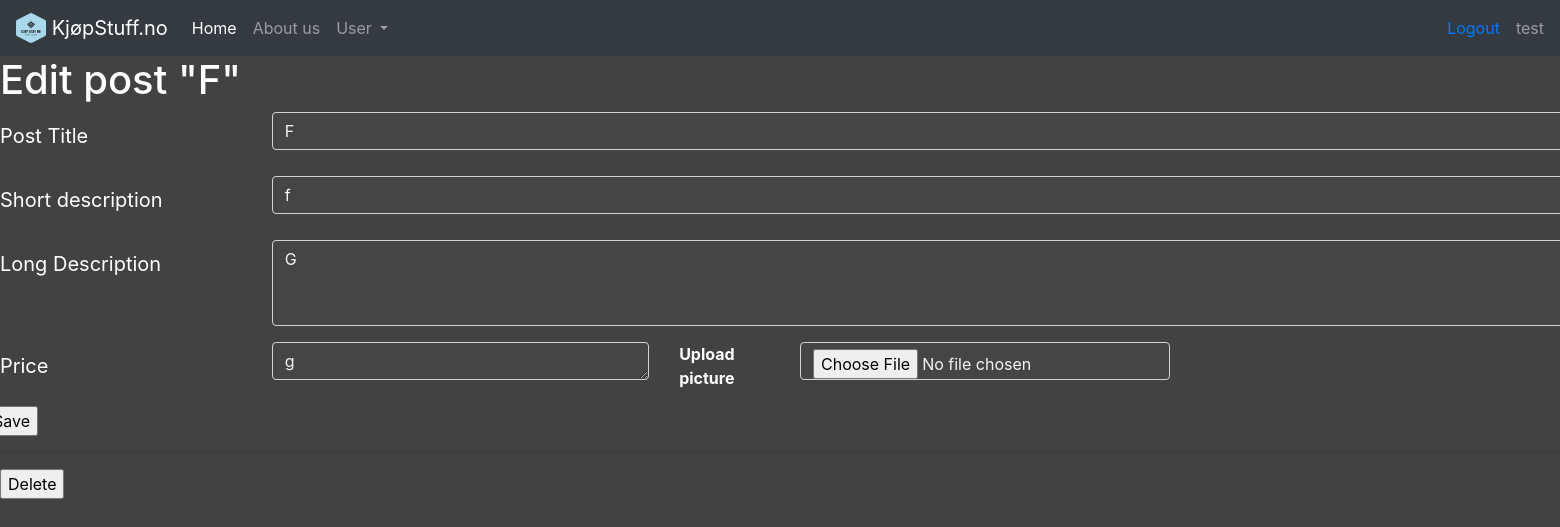
Page /2/update (signed in) on the earlier database version.
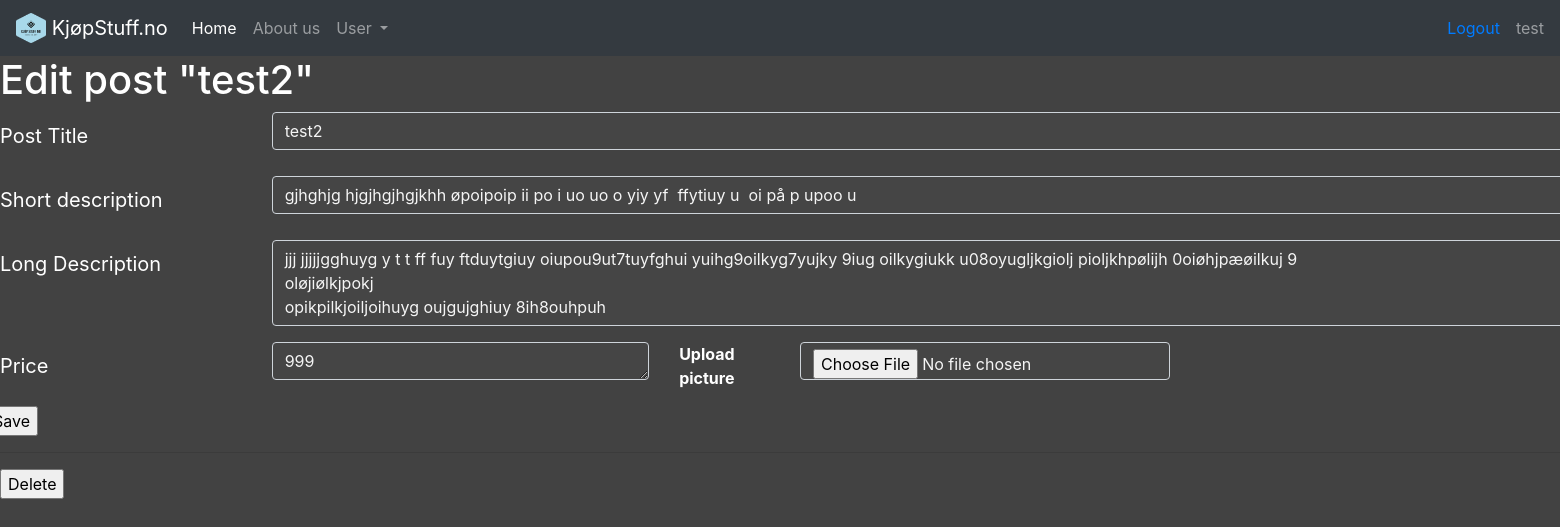
Same page on the later database version.
### tables this page shows
CREATE TABLE post (
  id INTEGER PRIMARY KEY AUTOINCREMENT,
  author_id INTEGER NOT NULL,
  created TIMESTAMP NOT NULL DEFAULT CURRENT_TIMESTAMP,
  title TEXT NOT NULL,
  body TEXT NOT NULL,
  body2 TEXT NOT NULL,
  pris TEXT NOT NULL,
  file TEXT NOT NULL,
  FOREIGN KEY (author_id) REFERENCES user (id)
);

### flaskr/blog.py (the view, shortened to what this page needs)
@bp.route('/<int:id>/update', methods=('GET', 'POST'))
@login_required
def update(id):
    post = get_post(id)
    app = Flask(__name__, instance_relative_config=True)
    return render_template('blog/update.html', post=post)

### flaskr/auth.py (called while the page is built)
@bp.before_app_request
def load_logged_in_user():
    user_id = session.get('user_id')
    if user_id is None:
        g.user = None
    else:
        g.user = get_db().execute(
            'SELECT * FROM user WHERE id = ?', (user_id,)
        ).fetchone()

def login_required(view):
    @functools.wraps(view)
    def wrapped_view(**kwargs):
        if g.user is None:
            return redirect(url_for('auth.login'))
        return view(**kwargs)
    return wrapped_view

### flaskr/blog.py (called while the page is built)
def get_post(id, check_author=True):
    post = get_db().execute(
        'SELECT *'
        ' FROM post p JOIN user u ON p.author_id = u.id'
        ' WHERE p.id = ?',
        (id,)
    ).fetchone()
    if post is None:
        abort(404, f"Post id {id} doesn't exist.")
    if check_author and post['author_id'] != g.user['id'] :
        if g.user['id'] == 1:
            return post
        else:
            print(g.user['id'])
            abort(403)
    return post

### flaskr/db.py (called while the page is built)
def get_db():
    if 'db' not in g:
        g.db = sqlite3.connect(
            current_app.config['DATABASE'],
            detect_types=sqlite3.PARSE_DECLTYPES
        )
        g.db.row_factory = sqlite3.Row
    return g.db

### flaskr/templates/blog/update.html (shortened to what this page needs)
{% extends 'base.html' %}
{% block header %}
<h1>{% block title %}Edit post "{{ post['title'] }}"{% endblock %}</h1>
{% endblock %}
{% block content %}
<form method="post" enctype="multipart/form-data">
    <div class="mx-auto" style="width: 1600px;">
        <div class="row mb-3">
            <label for="title" class="col-sm-2 col-form-label col-form-label-lg">Post Title</label>
            <div class="col-sm-10">
                <input name="title" class="form-control" id="title" value="{{ request.form['title'] or post['title'] }}" required maxlength="80" placeholder="What you're selling">
            </div>
        </div>
        <div class="row mb-3">
            <label for="ShortDesc" class="col-sm-2 col-form-label col-form-label-lg">Short description</label>
            <div class="col-sm-10">
                <textarea class="form-control" name="body" rows="1" id="body" placeholder="Keep it short and simple. Max 80 characters" maxlength="80">{{ request.form['body'] or post['body'] }}</textarea>
            </div>
        </div>
        <div class="row mb-3">
            <label for="LongDesc" class="col-sm-2 col-form-label col-form-label-lg">Long Description</label>
            <div class="col-sm-10">
                <textarea class="form-control" name="body2" rows="3" id="body2" placeholder="This is where we want details about the item you're trying to sell." maxlength="1000">{{ request.form['body2'] or post['body2'] }}</textarea>
            </div>
        </div>
        <div class="row mb-3">
            <label for="pris" class="col-sm-2 col-form-label col-form-label-lg">Price</label>
            <div class="col-sm-3">
                <textarea class="form-control" name="pris" rows="1" id="pris" placeholder="This is where we expect a price, or price range." maxlength="10">{{ request.form['pris'] or post['pris'] }}</textarea>
            </div>
            <div class="col-sm-1">
                <b>Upload picture</b>
            </div>
            <div><input class="form-control" type="file" name  ='file' id="file"></div>
        </div>
        <div class="row">
            <input type="submit" value="Save">
        </div>
    </div>
</form>
<div class=" mx-auto" style="width: 1600px;">
    <hr />
    <form action="{{ url_for('blog.delete', id=post['id']) }}" method="post">
        <input class="danger" type="submit" value="Delete" onclick="return confirm('Are you sure?');">
    </form>
</div>
{% endblock %}

Differences in the rows shown:
changed post: title "F" → "test2"; body "f" → "gjhghjg hjgjhgjhgjkhh øpoipoip ii po i uo uo o yiy yf ffytiuy u oi på p upoo u"; body2 "G" → "jjj jjjjjgghuyg y t t ff fuy ftduytgiuy oiupou9ut7tuyfghui yuihg9oilkyg7yujky 9iug oilkygiukk u08oyugljkgiolj pioljkhpølijh 0oiøhjpæøilkuj 9 oløjiølkjpokj opikpilkjoiljoihuyg oujgujghiuy 8ih8ouhpuh"; pris "g" → "999"
